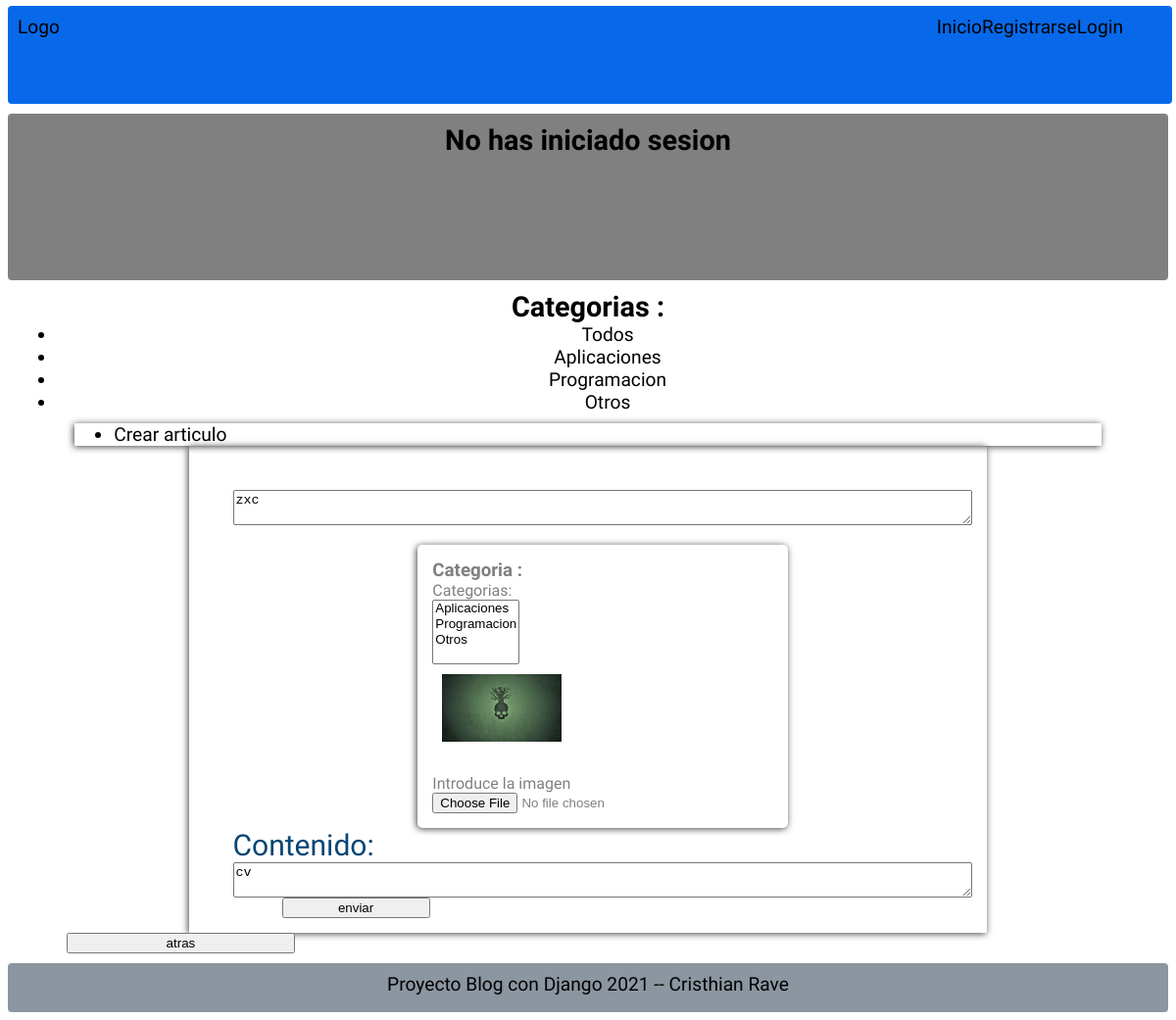
Before: /editar-articulo/zxc2 with the older database file.
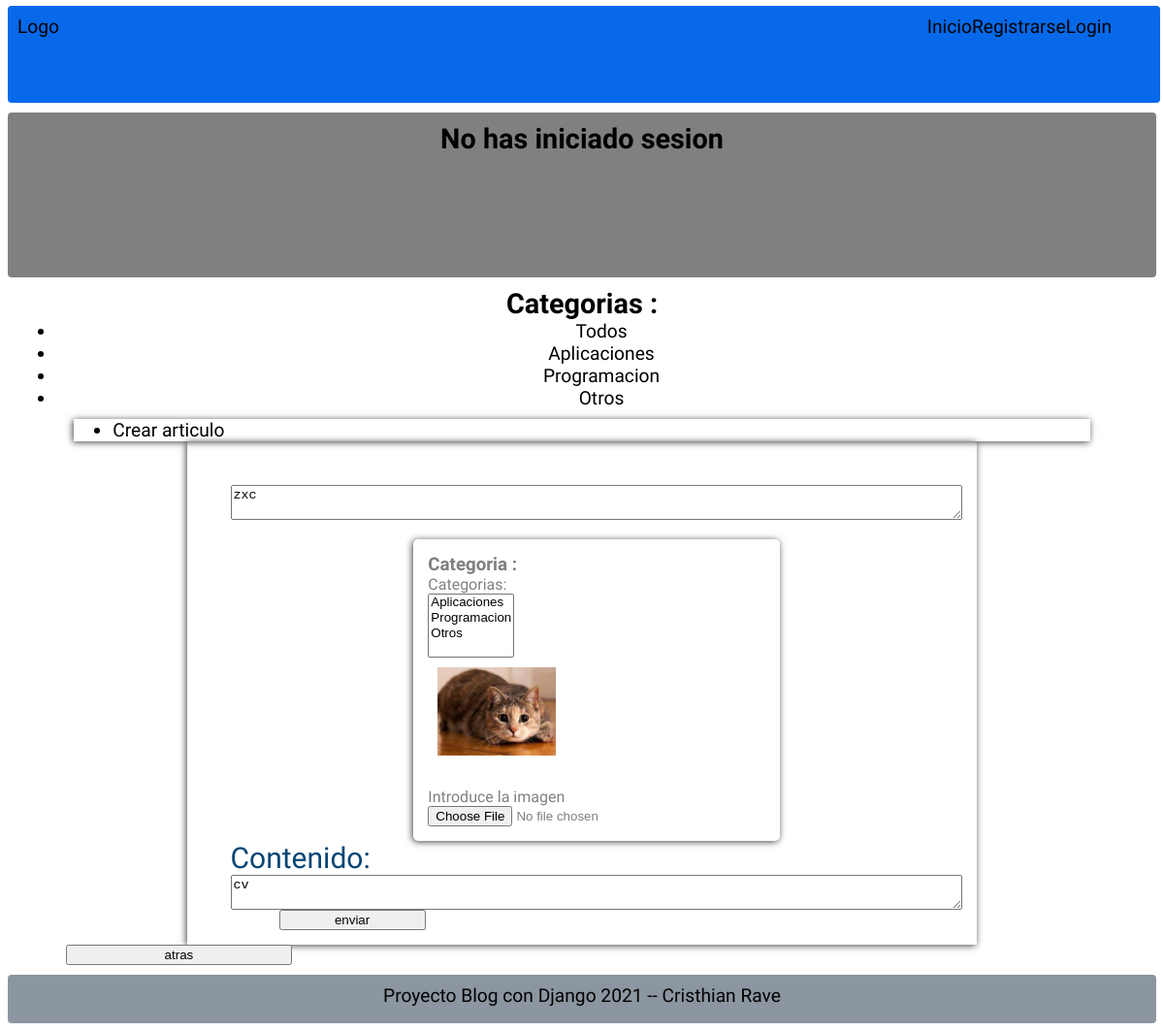
After: the same page with the newer database file.
### Pages/models.py (models this page shows, shortened)
class Page(models.Model):
    title = models.CharField(max_length=50, verbose_name='Titulo')
    content = RichTextField(verbose_name='Contenido')
    image = models.ImageField(
        default='fondo.jpg', verbose_name='Imagen', upload_to="articles")
    slug = models.CharField(unique=True, max_length=150,
                            verbose_name='Url_Amigable')
    user = models.ForeignKey(User, verbose_name='Usuario',
                             editable=False, on_delete=models.CASCADE)
    categories = models.ManyToManyField(
        Category, verbose_name='Categorias', blank=True)  # Clave ajena de Category
    public = models.BooleanField(verbose_name='Publico')
    created_at = models.DateTimeField(
        auto_now_add=True, verbose_name='Creado el ')
    updated_at = models.DateTimeField(
        auto_now=True, verbose_name='Actualizado el ')
    class Meta:
        verbose_name = "Articulo"
        verbose_name_plural = "Articulos"
        ordering = ['-created_at']

### Pages/views.py (the view)
# urls.py: path('editar-articulo/<str:slug>', views.editar_article, name='Editar-articulo'),
def editar_article(request, slug):
    article = Page.objects.get(slug=slug)
    return render(request, 'posts/editar.html', {
        "article": article,
    })

### Pages/context_processors.py (called while the page is built)
def get_categories(request):
    categories_use = Page.objects.filter(
        public=True).values_list('categories', flat=True)
    categories = Category.objects.filter(id__in=categories_use).values_list(
        'id', 'name')
    return {
        'categories': categories,
        'ids': categories_use,
    }

### Pages/templates/posts/editar.html (shortened to what this page needs)
{% extends 'layouts/layout.html' %}
{% block content %}
{% include 'posts/for_categories.html' %}
<div Class="box-blog-individual">
    <form class="conten-box-article " method="post" action="{% url 'Editar' slug=article.slug%}" enctype="multipart/form-data">
        <textarea contenteditable="true" type="text" name="title" id="title">{{article.title}}</textarea>
        <div class="date-individual">
            <h3>Categoria : </h3>
            <label for="categorias">Categorias:</label><br>
            <select multiple name="categoria" id="categoria">
                {% for c in categories %}
                <option>{{c.1}}</option>
                {% endfor %}
            </select>
            {% if article.image != 'null' and article.image.url|length >= 1 %}
            <div>
                <img class="image-individual" src="{{article.image.url}}">
            </div>
            {% endif %}
            <br>
            <label for="imagen">Introduce la imagen</label>
            <input type="file" name="imagen" id="imagen">
            <br>
        </div>
        <p class="titles">Contenido: </p>
        <textarea contenteditable="true" name="content" id="content">{{article.content|safe}}</textarea>
        <input class="bottom-form" type="submit" value="enviar">
    </form>
</div>
<a href="{% url 'Blog_p' slug=article.slug %}">
    <input class="bottom-form" type="submit" value="atras">
</a>
{% endblock %}

Changed rows visible on the page:
changed Page "zxc": image: a different picture
